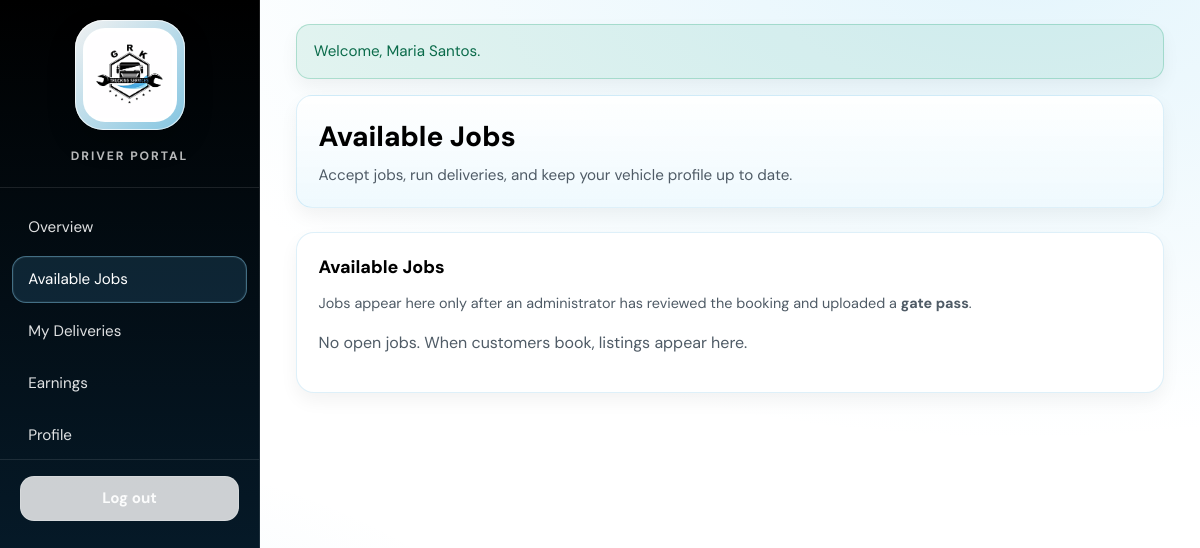
Before: /driver/dashboard.php?section=jobs (signed in) with the older database file.
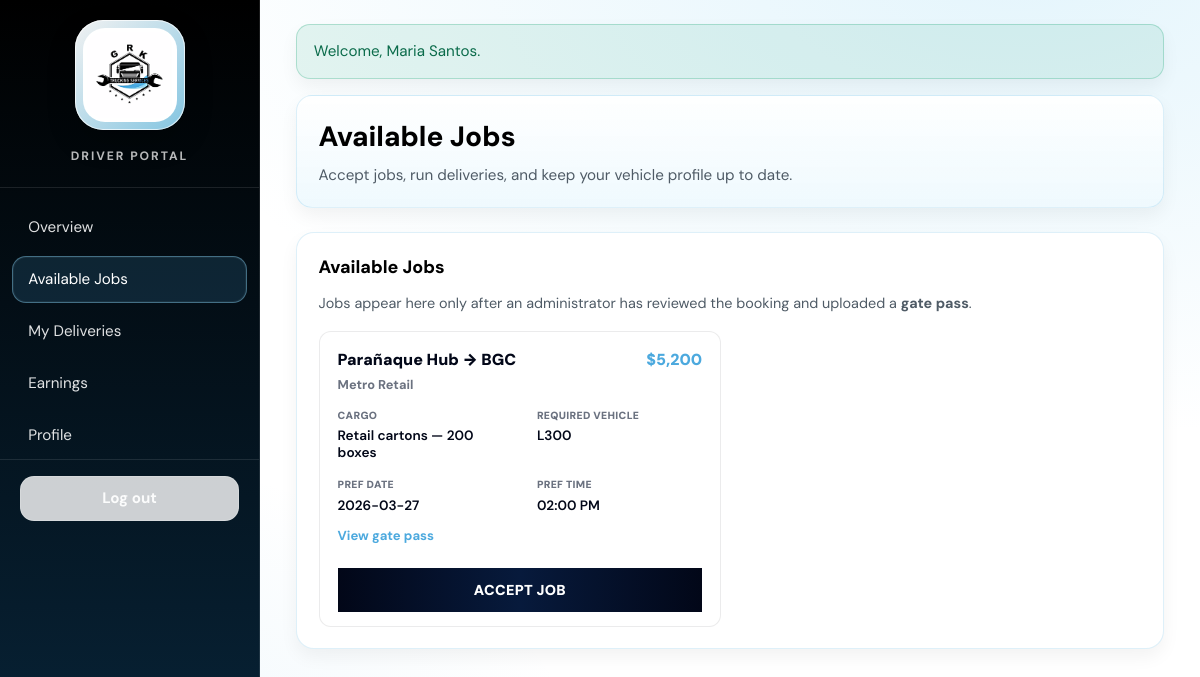
After: the same page with the newer database file.
### tables this page shows
CREATE TABLE `bookings` (
  `id` INT UNSIGNED NOT NULL AUTO_INCREMENT,
  `booking_number` VARCHAR(32) NOT NULL,
  `customer_id` INT UNSIGNED NOT NULL,
  `username` VARCHAR(64) NOT NULL,
  `name` VARCHAR(120) NOT NULL,
  `email` VARCHAR(255) NOT NULL,
  `mobile` VARCHAR(40) NOT NULL,
  `booking_datetime` TIMESTAMP NOT NULL,
  `posting_date` TIMESTAMP NOT NULL,
  `vehicle_type` VARCHAR(64) NOT NULL,
  `pickup` VARCHAR(255) NOT NULL,
  `dropoff` VARCHAR(255) NOT NULL,
  `cargo_desc` TEXT NOT NULL,
  `additional_requirements` TEXT NOT NULL,
  `status` VARCHAR(32) NOT NULL DEFAULT 'pending',
  `driver_id` INT UNSIGNED NULL,
  `payout` DECIMAL(12, 2) NULL,
  `gatepass_image` VARCHAR(512) NULL,
  `eir_image` VARCHAR(512) NULL,
  PRIMARY KEY (`id`),
  UNIQUE KEY `uq_bookings_number` (`booking_number`),
  KEY `idx_bookings_customer` (`customer_id`),
  KEY `idx_bookings_driver` (`driver_id`),
  KEY `idx_bookings_status` (`status`),
  CONSTRAINT `fk_bookings_customer` FOREIGN KEY (`customer_id`) REFERENCES `customers` (`id`)
    ON UPDATE CASCADE ON DELETE RESTRICT,
  CONSTRAINT `fk_bookings_driver` FOREIGN KEY (`driver_id`) REFERENCES `drivers` (`id`)
    ON UPDATE CASCADE ON DELETE SET NULL
);

### driver/dashboard.php (called while the page is built, shortened)
<?php
$section = $_GET['section'] ?? 'overview';
require dirname(__DIR__) . '/includes/header_driver.php';
require __DIR__ . '/sections/' . $section . '.php';
require dirname(__DIR__) . '/includes/footer_driver.php';

### data/repository.php (called while the page is built, shortened)
<?php
function repo_map_booking_row(array $row): array
{
    $row['customer_id'] = (int) $row['customer_id'];
    $row['driver_id'] = isset($row['driver_id']) && $row['driver_id'] !== null && $row['driver_id'] !== ''
        ? (int) $row['driver_id'] : null;
    $row['payout'] = isset($row['payout']) && $row['payout'] !== null && $row['payout'] !== ''
        ? (float) $row['payout'] : null;
    $row['gatepass_image'] = isset($row['gatepass_image']) && $row['gatepass_image'] !== null && $row['gatepass_image'] !== ''
        ? (string) $row['gatepass_image'] : null;
    $row['eir_image'] = isset($row['eir_image']) && $row['eir_image'] !== null && $row['eir_image'] !== ''
        ? (string) $row['eir_image'] : null;
    return $row;
}
function repo_driver_jobs_available(): array
{
    $pdo = db();
    $stmt = $pdo->query(
        "SELECT * FROM bookings WHERE status = 'ready_for_assignment'
         AND gatepass_image IS NOT NULL AND gatepass_image <> ''
         ORDER BY booking_datetime ASC"
    );
    $out = [];
    foreach ($stmt->fetchAll() as $row) {
        $out[] = repo_map_booking_row($row);
    }
    return $out;
}

### includes/helpers.php (called while the page is built, shortened)
<?php
function e(?string $s): string
{
    return htmlspecialchars((string) $s, ENT_QUOTES, 'UTF-8');
}
function format_timestamp(?string $value, ?string $format = null, ?string $timezone = null): string
{
    $value = $value === null ? '' : trim((string) $value);
    $value = str_replace('T', ' ', $value);
    $tzName = $timezone ?: (date_default_timezone_get() ?: 'Asia/Manila');
    $tz = new DateTimeZone($tzName);
    $dt = null;
    try {
        $dt = new DateTimeImmutable($value, $tz);
    } catch (Throwable $e) {
        return $value;
    }
    return $dt->format($format);
}

### driver/sections/jobs.php (the view, shortened to what this page needs)
<?php
$jobs = repo_driver_jobs_available();
?>
<div class="card">
  <h2>Available Jobs</h2>
  <p style="margin:0 0 1rem;color:var(--muted);font-size:0.9rem;">
    Jobs appear here only after an administrator has reviewed the booking and uploaded a <strong>gate pass</strong>.
  </p>
  <?php if (!$jobs): ?>
    <p style="color:var(--muted)">No open jobs. When customers book, listings appear here.</p>
  <?php else: ?>
    <div class="driver-cards driver-cards--jobs">
      <?php foreach ($jobs as $b): ?>
        <?php
          $pickup = (string) ($b['pickup'] ?? '');
          $dropoff = (string) ($b['dropoff'] ?? '');
          $route = $pickup . ' → ' . $dropoff;
          $bizName = (string) ($b['name'] ?? '—');
          $cargo = (string) ($b['cargo_desc'] ?? '—');
          $vehicleType = (string) ($b['vehicle_type'] ?? '—');
          $dtVal = (string) ($b['booking_datetime'] ?? '');
          $expectedPayout = $b['payout'] ?? 5200.0;
          $payoutStr = '$' . number_format((float) $expectedPayout, 0);
          $gpLink = BASE_URL . '/handlers/view_booking_doc.php?booking_number=' . urlencode((string) ($b['booking_number'] ?? '')) . '&doc=gatepass';
        ?>
        <div class="driver-job-card">
          <div class="driver-job-card__head">
            <div>
              <div class="driver-job-card__route"><?= e($route) ?></div>
              <div class="driver-job-card__biz"><?= e($bizName) ?></div>
            </div>
            <div class="driver-job-card__payout"><?= e($payoutStr) ?></div>
          </div>
          <div class="driver-job-card__grid">
            <div class="driver-job-card__field">
              <div class="driver-job-card__label">CARGO</div>
              <div class="driver-job-card__value"><?= e($cargo) ?></div>
            </div>
            <div class="driver-job-card__field">
              <div class="driver-job-card__label">REQUIRED VEHICLE</div>
              <div class="driver-job-card__value"><?= e($vehicleType) ?></div>
            </div>
            <div class="driver-job-card__field">
              <div class="driver-job-card__label">PREF DATE</div>
              <div class="driver-job-card__value"><?= e(format_timestamp($dtVal, 'Y-m-d')) ?></div>
            </div>
            <div class="driver-job-card__field">
              <div class="driver-job-card__label">PREF TIME</div>
              <div class="driver-job-card__value"><?= e(format_timestamp($dtVal, 'h:i A')) ?></div>
            </div>
          </div>
          <div class="driver-job-card__docs">
            <a href="<?= e($gpLink) ?>" target="_blank" rel="noopener noreferrer">View gate pass</a>
          </div>
          <div class="driver-job-card__cta">
            <form method="post" action="<?= e(BASE_URL . '/handlers/driver_accept_job.php') ?>" style="margin:0">
              <button type="submit" class="driver-job-card__ctaBtn">ACCEPT JOB</button>
            </form>
          </div>
        </div>
      <?php endforeach; ?>
    </div>
  <?php endif; ?>
</div>

Changed rows visible on the page:
now on this page (row edited): bookings: route "Parañaque Hub → BGC", name "Metro Retail", payout "$5,200", cargo_desc "Retail cartons — 200 boxes", vehicle_type "L300", booking_datetime "2026-03-27", booking_datetime "02:00 PM"
Other visible differences:
text no longer shown: "No open jobs. When customers book, listings appear here."
